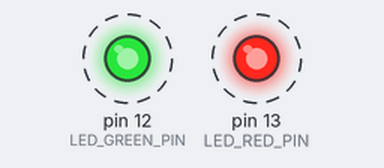
Bench run of a sketch on a simulated Arduino Uno, built with avr-gcc and run on an emulated ATmega328P. Parts: output pins drawn as LEDs (lit = HIGH). Dashed ring = blinking.

Above: at 0.5 s.
Timing chart, 0 to 4.6 s (numbered marks = the images above):
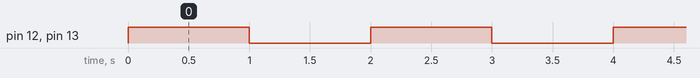

Measured:
- by itself, pin 12 (LED_GREEN_PIN), pin 13 (LED_RED_PIN): alternates HIGH for 1.0 s and LOW for 1.0 s

The sketch:

Sincronized_Leds.ino
```cpp
const int LED_RED_PIN = 13;
const int LED_GREEN_PIN = 12;
void setup() {
  pinMode(LED_RED_PIN, OUTPUT);
  pinMode(LED_GREEN_PIN, OUTPUT);
}

void loop() {
  digitalWrite(LED_RED_PIN, HIGH);
  digitalWrite(LED_GREEN_PIN, HIGH);
  delay(1000);
  digitalWrite(LED_RED_PIN, LOW);
  digitalWrite(LED_GREEN_PIN, LOW);
  delay(1000);
}
```
